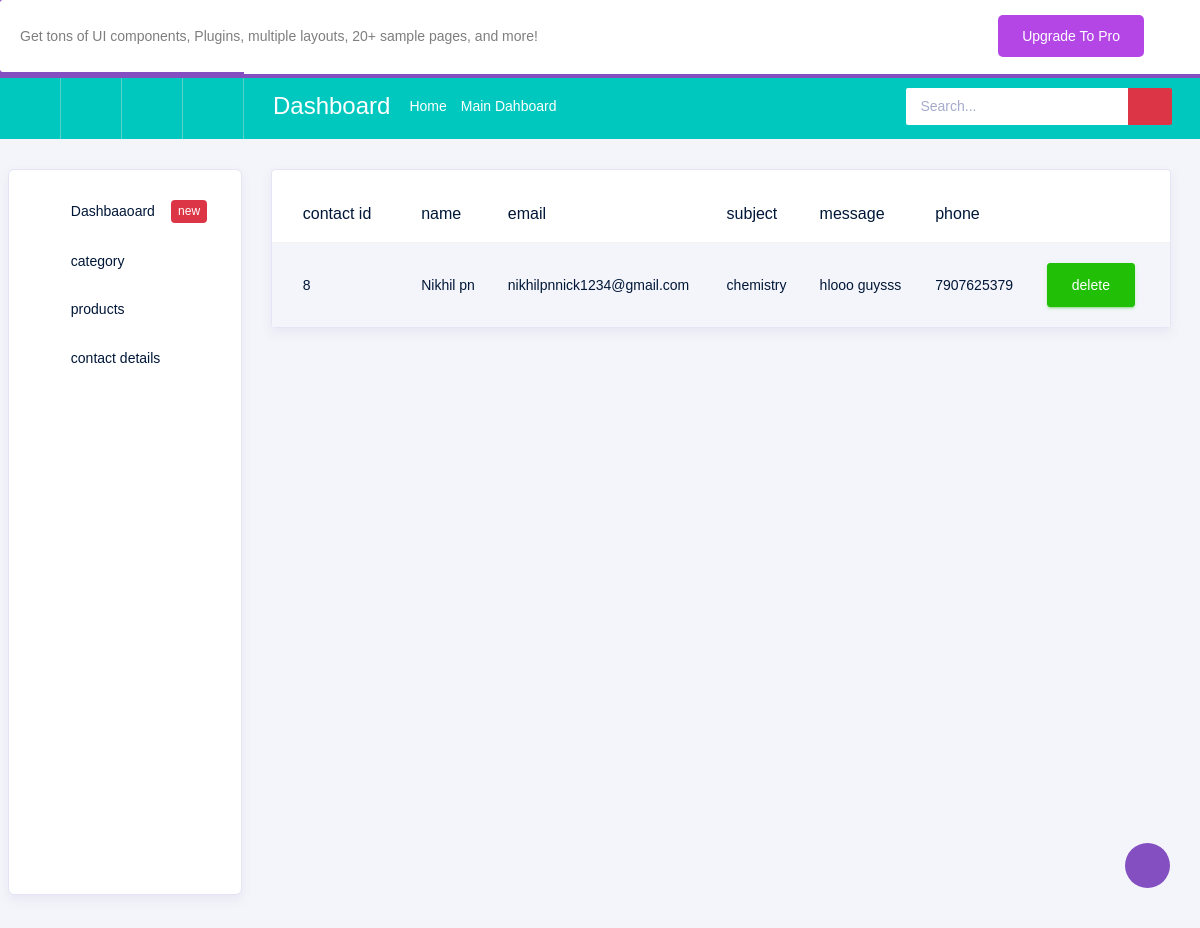
Page /Backend/contact_details/ on the committed database.
### Webapp/models.py (models this page shows)
class contactdb(models.Model):
    CONTACTNAME=models.CharField(max_length=100,null=True,blank=True)
    CONTACTEMAIL=models.EmailField(max_length=100,null=True,blank=True)
    CONTACTSUBJECT = models.EmailField(max_length=100, null=True, blank=True)
    CONTACTMESSAGE = models.CharField(max_length=100, null=True, blank=True)
    CONTACTPHONE = models.IntegerField(null=True, blank=True)

### Backend/views.py (the view)
# urls.py: path('contact_details/', views.contact_details, name="contact_details"),
def contact_details(request):
    data=contactdb.objects.all()
    return render(request,"contactData.html",{'data':data})

### Backend/templates/contactData.html (shortened to what this page needs)
<!DOCTYPE html>
{% extends 'index.html' %}
{% block content %}
<html lang="en">
<head>
</head>
<body >
<div class="row">
            <div class="col-md-12">
              <div class="card">
                <div class="table-responsive pt-3">
                  <table class="table table-striped project-orders-table">
                    <thead>
                      <tr>
                        <th>contact id</th>
                        <th>name</th>
                        <th>email</th>
                          <th>subject</th>
                           <th>message</th>
                           <th>phone</th>
                      </tr>
                    </thead>
                    <tbody>
                    {% for d in data %}
                    <tr>
                        <td>{{d.id}}</td>
                        <td>{{d.CONTACTNAME}}</td>
                        <td>{{d.CONTACTEMAIL}}</td>
                        <td>{{d.CONTACTSUBJECT}}</td>
                        <td>{{d.CONTACTMESSAGE}}</td>
                        <td>{{d.CONTACTPHONE}}</td>
                        <td> <a href="{% url 'delete_details' del_id=d.id %}">
                          <button type="button" class="btn btn-success">delete</button>
                            </a>
                        </td>
                    </tr>
                     {% endfor %}
                    </tbody>
                  </table>
                </div>
              </div>
            </div>
          </div>
</body>
</html>
{% endblock %}

### rows in the picture
contactdb: id "8", CONTACTNAME "Nikhil pn", CONTACTEMAIL "nikhilpnnick1234@gmail.com", CONTACTSUBJECT "chemistry", CONTACTMESSAGE "hlooo guysss", CONTACTPHONE "7907625379"
